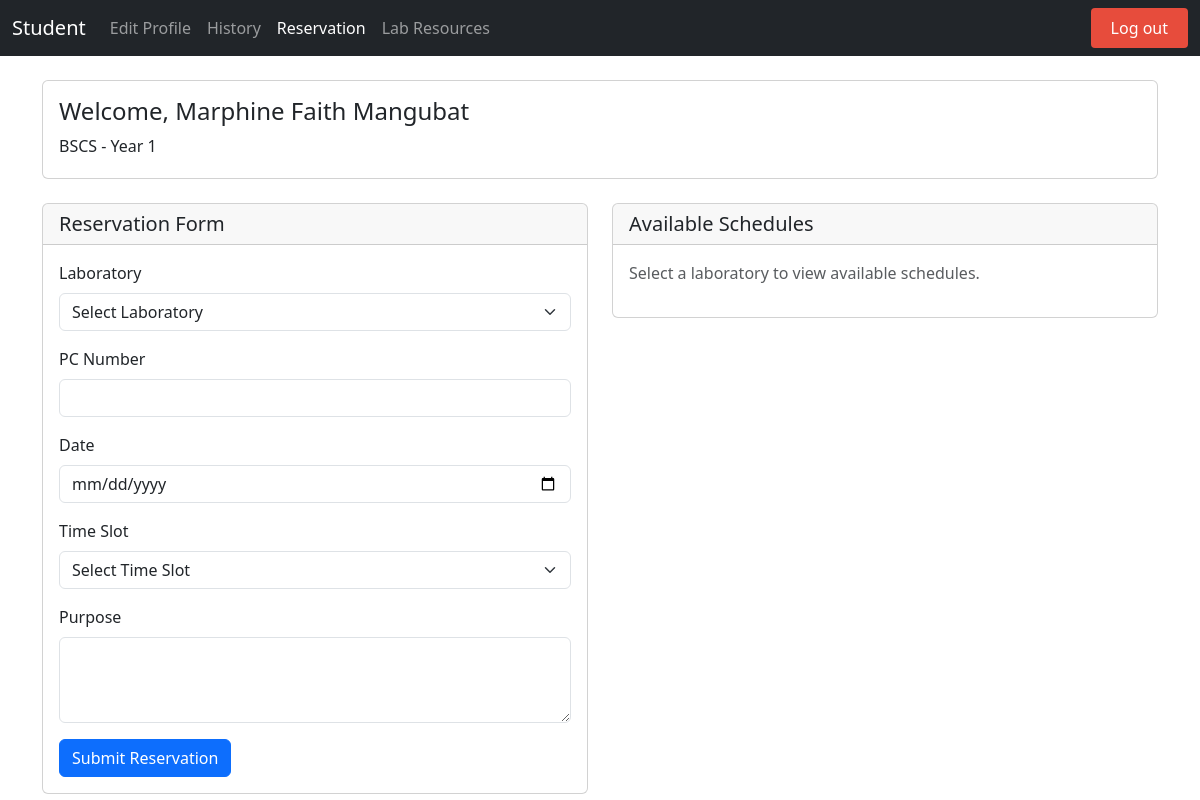
The page /reservation.php (signed in) on the database its author committed.
### tables this page shows
CREATE TABLE `user` (
  `IDNO` int(11) NOT NULL,
  `Lastname` varchar(50) NOT NULL,
  `Firstname` varchar(50) NOT NULL,
  `Midname` varchar(50) NOT NULL,
  `course` varchar(50) NOT NULL,
  `year_level` int(11) NOT NULL,
  `username` varchar(50) NOT NULL,
  `password` varchar(255) NOT NULL,
  `profilepic` varchar(255) NOT NULL DEFAULT 'default.png',
  `session_count` int(11) NOT NULL DEFAULT 30
);

### reservation.php (the view, shortened to what this page needs)
<?php
require_once 'connect.php';
$user_sql = "SELECT Firstname, Lastname, Midname, course, year_level FROM user WHERE IDNO = ?";
$user_stmt = $conn->prepare($user_sql);
$user_stmt->bind_param("s", $_SESSION['IDNO']);
$user_stmt->execute();
$user_info = $user_stmt->get_result()->fetch_assoc();
?>
<!DOCTYPE html>
<html lang="en">
<head>
    <link href="https://cdn.jsdelivr.net/npm/bootstrap@5.3.3/dist/css/bootstrap.min.css" rel="stylesheet">
    <link rel="stylesheet" href="https://cdnjs.cloudflare.com/ajax/libs/font-awesome/6.0.0/css/all.min.css">
</head>
<body>
    <nav class="navbar navbar-expand-lg navbar-dark bg-dark">
        <div class="container-fluid">
            <a class="navbar-brand" href="dashboard.php">Student</a>
            <div class="collapse navbar-collapse" id="navbarNav">
                <ul class="navbar-nav">
                    <li class="nav-item"><a class="nav-link" href="edit.php">Edit Profile</a></li>
                    <li class="nav-item"><a class="nav-link" href="history.php">History</a></li>
                    <li class="nav-item"><a class="nav-link active" href="reservation.php">Reservation</a></li>
                    <li class="nav-item"><a class="nav-link" href="view_lab_resources.php">Lab Resources</a></li>
                </ul>
                <a href="login.php?logout=true" class="logout-btn ms-auto">Log out</a>
            </div>
        </div>
    </nav>
    <div class="container mt-4">
        <div class="card mb-4">
            <div class="card-body">
                <h4>Welcome, <?php echo htmlspecialchars($user_info['Firstname'] . ' ' . $user_info['Lastname']); ?></h4>
                <p class="mb-1"><?php echo htmlspecialchars($user_info['course'] . ' - Year ' . $user_info['year_level']); ?></p>
            </div>
        </div>
        <div class="row">
            <div class="col-md-6">
                <div class="card">
                    <div class="card-header">
                        <h5 class="mb-0">Reservation Form</h5>
                    </div>
                    <div class="card-body">
                        <form method="POST" action="">
                            <div class="mb-3">
                                <label for="laboratory" class="form-label">Laboratory</label>
                                <select class="form-select" id="laboratory" name="laboratory" required>
                                    <option value="">Select Laboratory</option>
                                </select>
                            </div>
                            <div class="mb-3">
                                <label for="pc_number" class="form-label">PC Number</label>
                                <input type="number" class="form-control" id="pc_number" name="pc_number" required>
                            </div>
                            <div class="mb-3">
                                <label for="date" class="form-label">Date</label>
                                <input type="date" class="form-control" id="date" name="date" required>
                            </div>
                            <div class="mb-3">
                                <label for="time_slot" class="form-label">Time Slot</label>
                                <select class="form-select" id="time_slot" name="time_slot" required>
                                    <option value="">Select Time Slot</option>
                                </select>
                            </div>
                            <div class="mb-3">
                                <label for="purpose" class="form-label">Purpose</label>
                                <textarea class="form-control" id="purpose" name="purpose" rows="3" required></textarea>
                            </div>
                            <button type="submit" class="btn btn-primary">Submit Reservation</button>
                        </form>
                    </div>
                </div>
            </div>
            <div class="col-md-6">
                <div class="card">
                    <div class="card-header">
                        <h5 class="mb-0">Available Schedules</h5>
                    </div>
                    <div class="card-body">
                        <div id="scheduleList">
                            <p class="text-muted">Select a laboratory to view available schedules.</p>
                        </div>
                    </div>
                </div>
            </div>
        </div>
    </div>
</body>
</html>

### reservation.php (style rules this page uses)
body { display: flex; min-height: 100vh; flex-direction: column; }
.logout-btn { background-color: #e74c3c; color: white !important; padding: 8px 20px !important; border-radius: 4px; transition: all 0.3s ease; margin-left: 20px; text-decoration: none; }

### rows shown on the page
user: Firstname+Lastname "Marphine Faith Mangubat", course+year_level "BSCS - Year 1"
